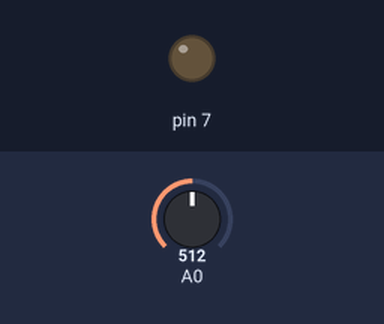
Bench run of a sketch on a simulated Arduino Uno, built with avr-gcc and run on an emulated ATmega328P. Parts: output pins drawn as LEDs (lit = HIGH). The test bench sets the inputs (shaded band); at power-on: A0 = 512.

Above: at 1.2 s.
1.3 s: A0 set to 12
2.8 s: A0 set to 9
At 3.5 s:
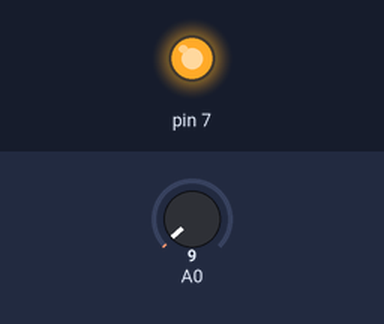
4.3 s: A0 set to 122
At 4.7 s:
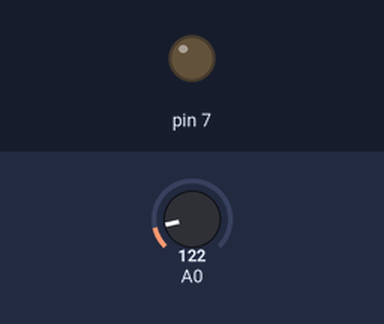
5.8 s: A0 set to 0
At 7.0 s:
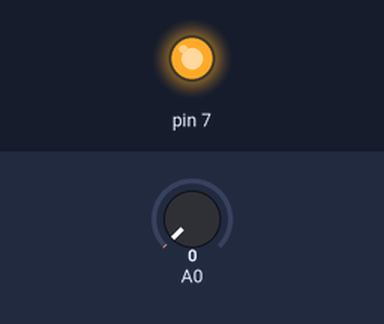
Timing chart, 0 to 8.3 s (numbered marks = the images above; inputs shaded):
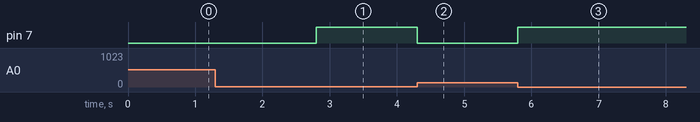

The sketch:

light_on_with_sensors.ino
```cpp
void setup()
{
  Serial.begin(9600);
  pinMode(7,OUTPUT);
 }

void loop()
{
  int ldrvalue=analogRead(A0);
  if(ldrvalue<=10)
  {digitalWrite(7,HIGH);}
  else
  {digitalWrite(7,LOW);}

}
```

Measured:
- the behaviour switches between 11 and 10 on A0 (found by bisection; images 0 and 1)
- after the input at 1.3 s, every drawn part: stays the same
- after the input at 2.8 s, pin 7: LOW → HIGH at once
- after the input at 4.3 s, pin 7: HIGH → LOW at once
- after the input at 5.8 s, pin 7: LOW → HIGH at once
